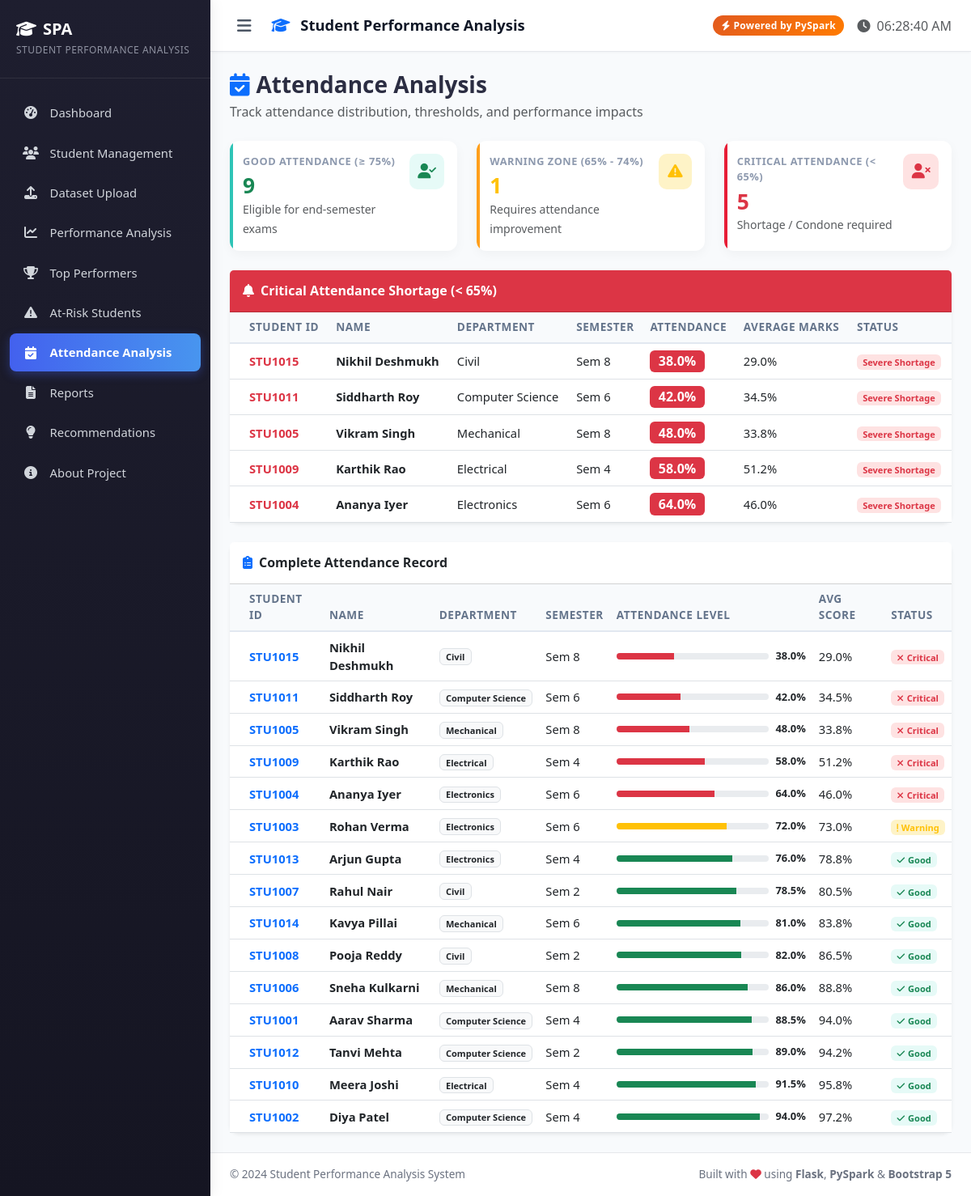
The app's page /attendance with its own data.
### tables this page shows
CREATE TABLE students (
            student_id   TEXT PRIMARY KEY,
            student_name TEXT NOT NULL,
            age          INTEGER,
            gender       TEXT,
            department   TEXT,
            semester     INTEGER
        );

### app.py (the view)
@app.route('/attendance')
def attendance():
    conn = database.get_db_connection()
    rows = conn.execute('''
        SELECT s.student_id, s.student_name, s.department, s.semester,
               COALESCE(pr.attendance_percentage, 0) as attendance,
               COALESCE(AVG(sub.total_marks), 0) as avg_marks
        FROM students s
        LEFT JOIN performance_records pr ON s.student_id = pr.student_id
        LEFT JOIN subjects sub ON s.student_id = sub.student_id
        GROUP BY s.student_id
        ORDER BY attendance ASC
    ''').fetchall()
    conn.close()
    students_att = [dict(r) for r in rows]
    high_att = [s for s in students_att if s['attendance'] >= 75]
    medium_att = [s for s in students_att if 65 <= s['attendance'] < 75]
    low_att = [s for s in students_att if s['attendance'] < 65]
    return render_template(
        'attendance.html',
        students=students_att,
        high_count=len(high_att),
        medium_count=len(medium_att),
        low_count=len(low_att),
        low_students=low_att
    )

### database.py (called while the page is built)
def get_db_connection():
    os.makedirs(os.path.dirname(DATABASE_PATH), exist_ok=True)
    conn = sqlite3.connect(DATABASE_PATH)
    conn.row_factory = sqlite3.Row
    conn.execute("PRAGMA foreign_keys = ON")
    return conn

### templates/attendance.html (shortened to what this page needs)
{% extends "base.html" %}
{% block content %}
<div class="d-flex flex-wrap justify-content-between align-items-center mb-4 gap-3">
    <div>
        <h3 class="fw-bold mb-1"><i class="fas fa-calendar-check text-primary me-2"></i>Attendance Analysis</h3>
        <p class="text-muted mb-0">Track attendance distribution, thresholds, and performance impacts</p>
    </div>
</div>
<div class="row g-4 mb-4">
    <div class="col-md-4">
        <div class="card stat-card stat-card-success h-100">
            <div class="card-body">
                <div class="d-flex justify-content-between align-items-start">
                    <div>
                        <p class="stat-label">Good Attendance (&ge; 75%)</p>
                        <h3 class="stat-value text-success">{{ high_count }}</h3>
                        <small class="text-muted">Eligible for end-semester exams</small>
                    </div>
                    <div class="stat-icon bg-success-light">
                        <i class="fas fa-user-check text-success"></i>
                    </div>
                </div>
            </div>
        </div>
    </div>
    <div class="col-md-4">
        <div class="card stat-card stat-card-warning h-100">
            <div class="card-body">
                <div class="d-flex justify-content-between align-items-start">
                    <div>
                        <p class="stat-label">Warning Zone (65% - 74%)</p>
                        <h3 class="stat-value text-warning">{{ medium_count }}</h3>
                        <small class="text-muted">Requires attendance improvement</small>
                    </div>
                    <div class="stat-icon bg-warning-light">
                        <i class="fas fa-exclamation-triangle text-warning"></i>
                    </div>
                </div>
            </div>
        </div>
    </div>
    <div class="col-md-4">
        <div class="card stat-card stat-card-danger h-100">
            <div class="card-body">
                <div class="d-flex justify-content-between align-items-start">
                    <div>
                        <p class="stat-label">Critical Attendance (&lt; 65%)</p>
                        <h3 class="stat-value text-danger">{{ low_count }}</h3>
                        <small class="text-muted">Shortage / Condone required</small>
                    </div>
                    <div class="stat-icon bg-danger-light">
                        <i class="fas fa-user-times text-danger"></i>
                    </div>
                </div>
            </div>
        </div>
    </div>
</div>
{% if low_students %}
<div class="card shadow-sm mb-4 border-danger">
    <div class="card-header bg-danger text-white py-3">
        <h6 class="fw-bold mb-0"><i class="fas fa-bell me-2"></i>Critical Attendance Shortage (&lt; 65%)</h6>
    </div>
    <div class="card-body p-0">
        <div class="table-responsive">
            <table class="table table-hover align-middle mb-0">
                <thead class="table-light">
                    <tr>
                        <th class="ps-4">Student ID</th>
                        <th>Name</th>
                        <th>Department</th>
                        <th>Semester</th>
                        <th>Attendance</th>
                        <th>Average Marks</th>
                        <th>Status</th>
                    </tr>
                </thead>
                <tbody>
                    {% for s in low_students %}
                    <tr>
                        <td class="ps-4 fw-bold text-danger">{{ s.student_id }}</td>
                        <td><strong>{{ s.student_name }}</strong></td>
                        <td>{{ s.department }}</td>
                        <td>Sem {{ s.semester }}</td>
                        <td><span class="badge bg-danger fs-6">{{ s.attendance }}%</span></td>
                        <td>{{ s.avg_marks|round(1) }}%</td>
                        <td><span class="badge bg-danger-light text-danger">Severe Shortage</span></td>
                    </tr>
                    {% endfor %}
                </tbody>
            </table>
        </div>
    </div>
</div>
{% endif %}
<div class="card shadow-sm">
    <div class="card-header bg-white py-3">
        <h6 class="fw-bold mb-0"><i class="fas fa-clipboard-list text-primary me-2"></i>Complete Attendance Record</h6>
    </div>
    <div class="card-body p-0">
        <div class="table-responsive">
            <table class="table table-hover align-middle mb-0">
                <thead class="table-light">
                    <tr>
                        <th class="ps-4">Student ID</th>
                        <th>Name</th>
                        <th>Department</th>
                        <th>Semester</th>
                        <th>Attendance Level</th>
                        <th>Avg Score</th>
                        <th>Status</th>
                    </tr>
                </thead>
                <tbody>
                    {% for s in students %}
                    <tr>
                        <td class="ps-4 fw-bold text-primary">{{ s.student_id }}</td>
                        <td><strong>{{ s.student_name }}</strong></td>
                        <td><span class="badge bg-light text-dark border">{{ s.department }}</span></td>
                        <td>Sem {{ s.semester }}</td>
                        <td style="width: 250px;">
                            <div class="d-flex align-items-center gap-2">
                                <div class="progress flex-grow-1" style="height: 8px;">
                                    <div class="progress-bar {% if s.attendance < 65 %}bg-danger{% elif s.attendance < 75 %}bg-warning{% else %}bg-success{% endif %}"
                                         role="progressbar" style="width: {{ s.attendance }}%"></div>
                                </div>
                                <span class="fw-bold small">{{ s.attendance }}%</span>
                            </div>
                        </td>
                        <td>{{ s.avg_marks|round(1) }}%</td>
                        <td>
                            {% if s.attendance >= 75 %}
                                <span class="badge bg-success-light text-success"><i class="fas fa-check me-1"></i>Good</span>
                            {% elif s.attendance >= 65 %}
                                <span class="badge bg-warning-light text-warning">Warning</span>
                            {% else %}
                                <span class="badge bg-danger-light text-danger"><i class="fas fa-times me-1"></i>Critical</span>
                            {% endif %}
                        </td>
                    </tr>
                    {% endfor %}
                </tbody>
            </table>
        </div>
    </div>
</div>
{% endblock %}

### static/css/style.css (style rules this page uses)
:root { --primary: #4361ee; --primary-dark: #3a0ca3; --primary-light: #4895ef; --secondary: #6c757d; --success: #2ec4b6; --danger: #e71d36; --warning: #ff9f1c; --info: #4cc9f0; --purple: #7209b7; --sidebar-width: 260px; --sidebar-collapsed-width: 70px; --top-nav-height: 64px; --card-border-radius: 12px; --transition-speed: 0.25s; --body-bg: #f8fafc; --card-bg: #ffffff; --text-color: #2b2d42; --text-muted: #8d99ae; }
body { background-color: var(--body-bg); color: var(--text-color); font-family: 'Segoe UI', system-ui, -apple-system, sans-serif; min-height: 100vh; display: flex; overflow-x: hidden; }
.stat-card { border: none; border-radius: var(--card-border-radius); box-shadow: 0 4px 14px rgba(0, 0, 0, 0.04); background: #ffffff; transition: transform 0.2s ease, box-shadow 0.2s ease; overflow: hidden; position: relative; }
.stat-card::before { content: ''; position: absolute; top: 0; left: 0; bottom: 0; width: 4px; }
.stat-card-success::before { background-color: var(--success); }
.stat-card-danger::before { background-color: var(--danger); }
.stat-card-warning::before { background-color: var(--warning); }
.stat-label { font-size: 0.8rem; text-transform: uppercase; letter-spacing: 0.5px; font-weight: 600; color: var(--text-muted); margin-bottom: 0.35rem; }
.stat-value { font-size: 1.65rem; font-weight: 700; color: #1e293b; margin-bottom: 0; }
.stat-icon { width: 44px; height: 44px; border-radius: 10px; display: flex; align-items: center; justify-content: center; font-size: 1.15rem; }
.bg-success-light { background-color: #e6faf7; color: var(--success); }
.bg-danger-light { background-color: #fee2e2; color: var(--danger); }
.bg-warning-light { background-color: #fef3c7; color: var(--warning); }
.card { border-radius: var(--card-border-radius); border: none; box-shadow: 0 4px 14px rgba(0, 0, 0, 0.04); }
.table th { font-weight: 600; font-size: 0.85rem; text-transform: uppercase; letter-spacing: 0.5px; color: #64748b; background-color: #f8fafc; border-bottom: 2px solid #e2e8f0; }
.table td { vertical-align: middle; font-size: 0.92rem; }

### records on screen
students: student_id "STU1015", student_name "Nikhil Deshmukh", department "Civil", semester "8", attendance "38.0", avg_marks "29.0", shows "Critical"
students: student_id "STU1011", student_name "Siddharth Roy", department "Computer Science", semester "6", attendance "42.0", avg_marks "34.5", shows "Critical"
students: student_id "STU1005", student_name "Vikram Singh", department "Mechanical", semester "8", attendance "48.0", avg_marks "33.8", shows "Critical"
students: student_id "STU1009", student_name "Karthik Rao", department "Electrical", semester "4", attendance "58.0", avg_marks "51.2", shows "Critical"
students: student_id "STU1004", student_name "Ananya Iyer", department "Electronics", semester "6", attendance "64.0", avg_marks "46.0", shows "Critical"
students: student_id "STU1003", student_name "Rohan Verma", department "Electronics", semester "6", attendance "72.0", avg_marks "73.0", shows "Warning"
students: student_id "STU1013", student_name "Arjun Gupta", department "Electronics", semester "4", attendance "76.0", avg_marks "78.8", shows "Good"
students: student_id "STU1007", student_name "Rahul Nair", department "Civil", semester "2", attendance "78.5", avg_marks "80.5", shows "Good"
students: student_id "STU1014", student_name "Kavya Pillai", department "Mechanical", semester "6", attendance "81.0", avg_marks "83.8", shows "Good"
students: student_id "STU1008", student_name "Pooja Reddy", department "Civil", semester "2", attendance "82.0", avg_marks "86.5", shows "Good"
students: student_id "STU1006", student_name "Sneha Kulkarni", department "Mechanical", semester "8", attendance "86.0", avg_marks "88.8", shows "Good"
students: student_id "STU1001", student_name "Aarav Sharma", department "Computer Science", semester "4", attendance "88.5", avg_marks "94.0", shows "Good"
students: student_id "STU1012", student_name "Tanvi Mehta", department "Computer Science", semester "2", attendance "89.0", avg_marks "94.2", shows "Good"
students: student_id "STU1010", student_name "Meera Joshi", department "Electrical", semester "4", attendance "91.5", avg_marks "95.8", shows "Good"
students: student_id "STU1002", student_name "Diya Patel", department "Computer Science", semester "4", attendance "94.0", avg_marks "97.2", shows "Good"

### other values on screen
{{ high_count }} "9"
{{ medium_count }} "1"
{{ low_count }} "5"
